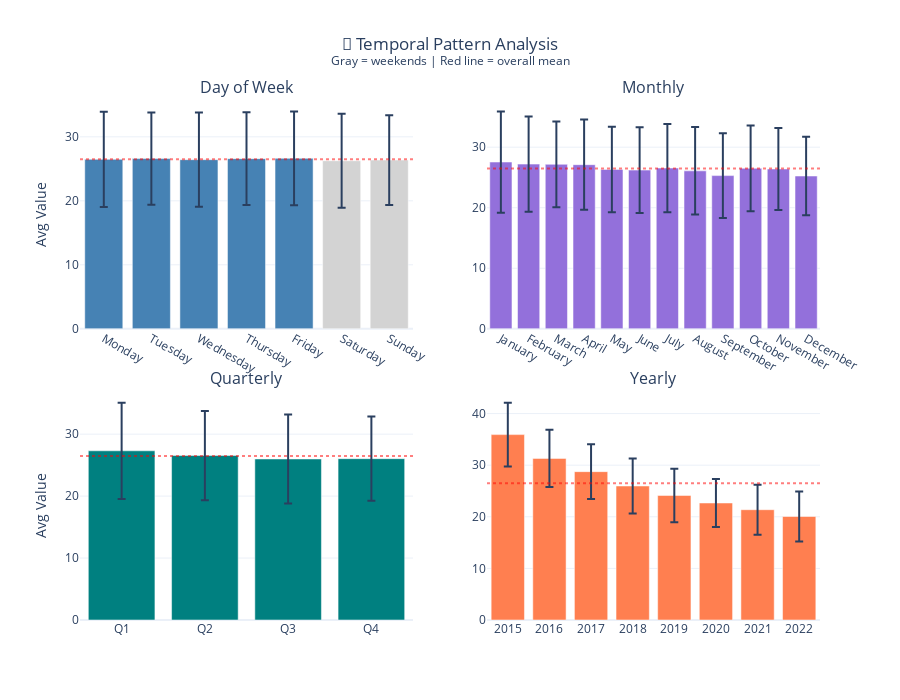

The code cell stored with this chart in its notebook:
### Markdown cell above
## 1c.6 Seasonality Detection

**📖 Understanding Seasonality:**
- **Weekly** (period=7): Higher activity on certain days
- **Monthly** (period~30): End-of-month patterns, billing cycles
- **Quarterly** (period~90): Business cycles, seasonal products

**📊 Interpreting Strength (Autocorrelation):**

Strength measures how well values at a given lag correlate with current values.

| Strength | Interpretation | Random Data Baseline |
|----------|----------------|---------------------|
| 0.0 | No pattern (random noise) | ≈ 0.0 |
| 0.1–0.3 | Weak pattern | Barely above random |
| 0.3–0.5 | Moderate pattern | 3–5× lift over random |
| 0.5–0.7 | Strong pattern | Clear repeating cycle |
| > 0.7 | Very strong pattern | Near-deterministic cycle |

*Lift interpretation: A strength of 0.4 means the pattern explains ~40% of variance at that lag, vs ~0% for random data.*

**🎯 Window-Aligned Pattern Detection:**

We check two types of patterns:
- **Natural periods** (7, 14, 21, 30 days): Calendar-driven cycles
- **Aggregation windows** (from findings): Patterns at your selected feature windows (e.g., 180d, 365d)

If a pattern aligns with your aggregation window, features computed over that window may capture the full cycle — consider this when interpreting aggregated features.

**Impact on ML:**
- Add day-of-week, month features for detected periods
- Consider seasonal decomposition for strong patterns
- Use cyclical encodings (sin/cos) for neural networks

### Code cell
# Seasonality Analysis - Temporal Pattern Grid + Autocorrelation
from plotly.subplots import make_subplots

# Prepare temporal columns
daily_data["day_of_week"] = daily_data[TIME_COLUMN].dt.day_name()
daily_data["month"] = daily_data[TIME_COLUMN].dt.month_name()
daily_data["quarter"] = "Q" + daily_data[TIME_COLUMN].dt.quarter.astype(str)
daily_data["year"] = daily_data[TIME_COLUMN].dt.year.astype(str)

dow_order = ["Monday", "Tuesday", "Wednesday", "Thursday", "Friday", "Saturday", "Sunday"]
month_order = ["January", "February", "March", "April", "May", "June", "July", "August", "September", "October", "November", "December"]
daily_data["day_of_week"] = pd.Categorical(daily_data["day_of_week"], categories=[d for d in dow_order if d in daily_data["day_of_week"].values], ordered=True)
daily_data["month"] = pd.Categorical(daily_data["month"], categories=[m for m in month_order if m in daily_data["month"].values], ordered=True)
daily_data["quarter"] = pd.Categorical(daily_data["quarter"], categories=[q for q in ["Q1","Q2","Q3","Q4"] if q in daily_data["quarter"].values], ordered=True)

# Compute statistics
dow_stats = daily_data.groupby("day_of_week", observed=True)[analysis_col].agg(["mean", "std"]).reset_index()
monthly_stats = daily_data.groupby("month", observed=True)[analysis_col].agg(["mean", "std"]).reset_index()
quarterly_stats = daily_data.groupby("quarter", observed=True)[analysis_col].agg(["mean", "std"]).reset_index()
yearly_stats = daily_data.groupby("year", observed=True)[analysis_col].agg(["mean", "std"]).reset_index()
overall_mean = daily_data[analysis_col].mean()

# Get aggregation window lags for seasonality detection
window_lags = []
if findings.time_series_metadata and findings.time_series_metadata.suggested_aggregations:
    for w in findings.time_series_metadata.suggested_aggregations:
        if w != "all_time":
            days = int(w.replace("d", "").replace("h", "")) if "d" in w else int(w.replace("h", "")) // 24
            if days > 30:
                window_lags.append(days)

# Run seasonality detection
seasonality_results = analyzer.detect_seasonality(daily_data, value_column=analysis_col, additional_lags=window_lags)

# Create 2x2 visualization grid
fig = make_subplots(rows=2, cols=2, subplot_titles=["Day of Week", "Monthly", "Quarterly", "Yearly"],
                    horizontal_spacing=0.1, vertical_spacing=0.12)

colors_dow = ["lightgray" if d in ["Saturday", "Sunday"] else "steelblue" for d in dow_stats["day_of_week"]]
fig.add_trace(go.Bar(x=dow_stats["day_of_week"], y=dow_stats["mean"], error_y=dict(type="data", array=dow_stats["std"]),
                     marker_color=colors_dow, showlegend=False), row=1, col=1)
fig.add_trace(go.Bar(x=monthly_stats["month"], y=monthly_stats["mean"], error_y=dict(type="data", array=monthly_stats["std"]),
                     marker_color="mediumpurple", showlegend=False), row=1, col=2)
fig.add_trace(go.Bar(x=quarterly_stats["quarter"], y=quarterly_stats["mean"], error_y=dict(type="data", array=quarterly_stats["std"]),
                     marker_color="teal", showlegend=False), row=2, col=1)
fig.add_trace(go.Bar(x=yearly_stats["year"], y=yearly_stats["mean"], error_y=dict(type="data", array=yearly_stats["std"]),
                     marker_color="coral", showlegend=False), row=2, col=2)

for row, col in [(1, 1), (1, 2), (2, 1), (2, 2)]:
    fig.add_hline(y=overall_mean, line_dash="dot", line_color="red", opacity=0.5, row=row, col=col)

fig.update_layout(title={"text": "📅 Temporal Pattern Analysis<br><sup>Gray = weekends | Red line = overall mean</sup>",
                         "x": 0.5, "xanchor": "center"}, template="plotly_white", height=700)
fig.update_yaxes(title_text="Avg Value", row=1, col=1)
fig.update_yaxes(title_text="Avg Value", row=2, col=1)
display_figure(fig)

# Combined Pattern Analysis
print("📊 SEASONALITY & TEMPORAL PATTERN ANALYSIS")
print("="*60)

# Variation analysis
def calc_var(stats): return (stats["mean"].max() - stats["mean"].min()) / overall_mean * 100 if len(stats) > 1 else 0
variations = {"day_of_week": calc_var(dow_stats), "month": calc_var(monthly_stats), 
              "quarter": calc_var(quarterly_stats), "year": calc_var(yearly_stats)}

print(f"\n📈 Pattern Variation (% from mean):")
print(f"   Day of Week: {variations['day_of_week']:.1f}%")
print(f"   Monthly:     {variations['month']:.1f}%")
print(f"   Quarterly:   {variations['quarter']:.1f}%")
print(f"   Yearly:      {variations['year']:.1f}%")

# Autocorrelation seasonality
print(f"\n🔁 Autocorrelation Seasonality (threshold > 0.3):")
if seasonality_results:
    for sr in seasonality_results:
        strength = "Strong" if sr.strength > 0.5 else "Moderate"
        aligned = " [aggregation window]" if sr.period in window_lags else ""
        print(f"   • {sr.period_name or f'{sr.period}d'}: {sr.strength:.3f} ({strength}){aligned}")
else:
    print("   No significant autocorrelation patterns detected")

# Generate recommendations
SEASONALITY_RECOMMENDATIONS = []
for pattern, var_pct in variations.items():
    priority = "high" if var_pct > 20 else "medium" if var_pct > 10 else "low"
    
    if pattern == "day_of_week" and var_pct > 10:
        SEASONALITY_RECOMMENDATIONS.append({"pattern": pattern, "variation": var_pct, "priority": priority,
            "features": ["dow_sin", "dow_cos", "is_weekend"], "reason": f"{var_pct:.1f}% variation - add cyclical encoding"})
    elif pattern == "month" and var_pct > 10:
        SEASONALITY_RECOMMENDATIONS.append({"pattern": pattern, "variation": var_pct, "priority": priority,
            "features": ["month_sin", "month_cos"], "reason": f"{var_pct:.1f}% variation - add cyclical encoding"})
    elif pattern == "quarter" and var_pct > 10:
        SEASONALITY_RECOMMENDATIONS.append({"pattern": pattern, "variation": var_pct, "priority": priority,
            "features": ["quarter_sin", "quarter_cos"], "reason": f"{var_pct:.1f}% variation - add cyclical encoding"})
    elif pattern == "year" and var_pct > 20:
        trend_explains = 'trend_result' in dir() and trend_result.strength > 0.3 and trend_result.has_direction
        if trend_explains:
            SEASONALITY_RECOMMENDATIONS.append({"pattern": pattern, "variation": var_pct, "priority": priority,
                "features": ["year_trend"], "reason": f"{var_pct:.1f}% variation aligned with trend"})
        else:
            SEASONALITY_RECOMMENDATIONS.append({"pattern": pattern, "variation": var_pct, "priority": priority,
                "features": ["year_categorical"], "reason": f"{var_pct:.1f}% variation but NO linear trend - use categorical",
                "warning": "Stepwise changes or non-linear cycles suspected"})

# For autocorrelation-detected patterns
for sr in seasonality_results:
    if sr.period in [7, 14, 21, 30] and sr.strength > 0.3:
        SEASONALITY_RECOMMENDATIONS.append({"pattern": f"{sr.period}d_cycle", "variation": sr.strength * 100, 
            "priority": "medium", "features": [f"lag_{sr.period}d_ratio"], 
            "reason": f"Autocorrelation {sr.strength:.2f} at {sr.period}d - add lag ratio feature"})

print("\n" + "─"*60)
print("📋 SEASONALITY RECOMMENDATIONS:")
print("─"*60)
if SEASONALITY_RECOMMENDATIONS:
    for rec in SEASONALITY_RECOMMENDATIONS:
        icon = {"high": "🔴", "medium": "🟡", "low": "🟢"}.get(rec["priority"], "⚪")
        print(f"\n{icon} [{rec['priority'].upper()}] {rec['pattern'].replace('_', ' ').title()}")
        print(f"   {rec['reason']}")
        if rec.get("warning"):
            print(f"   ⚠️  {rec['warning']}")
        if rec.get("features"):
            print(f"   → Features: {', '.join(rec['features'])}")
else:
    print("\n   No significant patterns - seasonal features unlikely to help")

TEMPORAL_PATTERN_RECOMMENDATIONS = SEASONALITY_RECOMMENDATIONS

### Figure 1 — Plotly figure (JSON) as saved in the notebook; plotly's stock layout.template omitted (floating-point values rounded to 4 significant figures)
{"data": [{"error_y": {"array": [7.448, 7.211, 7.356, 7.26, 7.331, 7.344, 7.013], "type": "data"}, "marker": {"color": ["steelblue", "steelblue", "steelblue", "steelblue", "steelblue", "lightgray", "lightgray"]}, "showlegend": false, "type": "bar", "x": ["Monday", "Tuesday", "Wednesday", "Thursday", "Friday", "Saturday", "Sunday"], "xaxis": "x", "y": [26.48, 26.6, 26.43, 26.59, 26.64, 26.26, 26.37], "yaxis": "y"}, {"error_y": {"array": [8.358, 7.876, 7.076, 7.444, 7.063, 7.088, 7.291, 7.227, 6.984, 7.091, 6.758, 6.497], "type": "data"}, "marker": {"color": "mediumpurple"}, "showlegend": false, "type": "bar", "x": ["January", "February", "March", "April", "May", "June", "July", "August", "September", "October", "November", "December"], "xaxis": "x2", "y": [27.54, 27.2, 27.17, 27.11, 26.33, 26.21, 26.55, 26.09, 25.31, 26.51, 26.4, 25.24], "yaxis": "y2"}, {"error_y": {"array": [7.776, 7.2, 7.18, 6.801], "type": "data"}, "marker": {"color": "teal"}, "showlegend": false, "type": "bar", "x": ["Q1", "Q2", "Q3", "Q4"], "xaxis": "x3", "y": [27.31, 26.55, 25.99, 26.04], "yaxis": "y3"}, {"error_y": {"array": [6.197, 5.566, 5.318, 5.339, 5.185, 4.654, 4.847, 4.85], "type": "data"}, "marker": {"color": "coral"}, "showlegend": false, "type": "bar", "x": ["2015", "2016", "2017", "2018", "2019", "2020", "2021", "2022"], "xaxis": "x4", "y": [35.92, 31.31, 28.75, 25.96, 24.13, 22.67, 21.37, 20.06], "yaxis": "y4"}], "layout": {"annotations": [{"font": {"size": 16}, "showarrow": false, "text": "Day of Week", "x": 0.225, "xanchor": "center", "xref": "paper", "y": 1.0, "yanchor": "bottom", "yref": "paper"}, {"font": {"size": 16}, "showarrow": false, "text": "Monthly", "x": 0.775, "xanchor": "center", "xref": "paper", "y": 1.0, "yanchor": "bottom", "yref": "paper"}, {"font": {"size": 16}, "showarrow": false, "text": "Quarterly", "x": 0.225, "xanchor": "center", "xref": "paper", "y": 0.44, "yanchor": "bottom", "yref": "paper"}, {"font": {"size": 16}, "showarrow": false, "text": "Yearly", "x": 0.775, "xanchor": "center", "xref": "paper", "y": 0.44, "yanchor": "bottom", "yref": "paper"}], "height": 700, "shapes": [{"line": {"color": "red", "dash": "dot"}, "opacity": 0.5, "type": "line", "x0": 0, "x1": 1, "xref": "x domain", "y0": 26.48, "y1": 26.48, "yref": "y"}, {"line": {"color": "red", "dash": "dot"}, "opacity": 0.5, "type": "line", "x0": 0, "x1": 1, "xref": "x2 domain", "y0": 26.48, "y1": 26.48, "yref": "y2"}, {"line": {"color": "red", "dash": "dot"}, "opacity": 0.5, "type": "line", "x0": 0, "x1": 1, "xref": "x3 domain", "y0": 26.48, "y1": 26.48, "yref": "y3"}, {"line": {"color": "red", "dash": "dot"}, "opacity": 0.5, "type": "line", "x0": 0, "x1": 1, "xref": "x4 domain", "y0": 26.48, "y1": 26.48, "yref": "y4"}], "title": {"text": "📅 Temporal Pattern Analysis<br><sup>Gray = weekends | Red line = overall mean</sup>", "x": 0.5, "xanchor": "center"}, "xaxis": {"anchor": "y", "domain": [0.0, 0.45]}, "xaxis2": {"anchor": "y2", "domain": [0.55, 1.0]}, "xaxis3": {"anchor": "y3", "domain": [0.0, 0.45]}, "xaxis4": {"anchor": "y4", "domain": [0.55, 1.0]}, "yaxis": {"anchor": "x", "domain": [0.56, 1.0], "title": {"text": "Avg Value"}}, "yaxis2": {"anchor": "x2", "domain": [0.56, 1.0]}, "yaxis3": {"anchor": "x3", "domain": [0.0, 0.44], "title": {"text": "Avg Value"}}, "yaxis4": {"anchor": "x4", "domain": [0.0, 0.44]}}}
